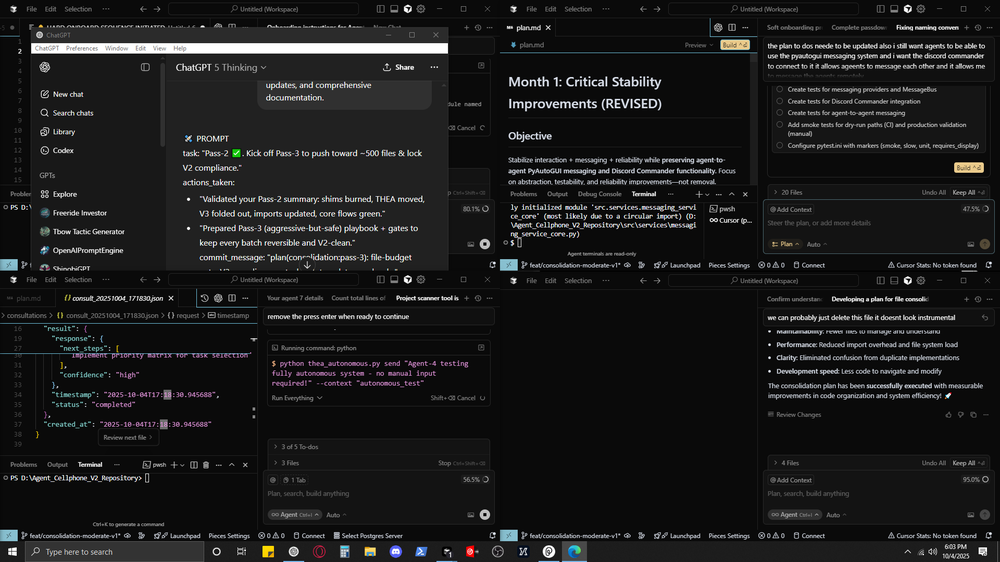
#> input picture src/services/thea/thea_responses/thea_response_2025-10-04_18-03-32.png, 1000 x 562 px, shrunk from 1920 x 1080 before the run
$ python -i ui_detector.py   (imports and definitions only)
#> lines starting #> are read from the running program, lines starting #| are printed output that depends on the picture; after the words box and inside, x2 and y2 are one past the last pixel; in counts of white or black regions, pixels touching at a corner belong together
"""
<!-- SSOT Domain: vision -->

UI Element Detector
==================

Detects UI elements like buttons, text fields, icons, and containers using
computer vision and contour analysis.

V2 Compliance: ≤200 lines, single responsibility, comprehensive error handling.

Author: Agent-7 - Repository Cloning Specialist (extracted from vision/analysis.py)
License: MIT
"""

import logging

import numpy as np

try:
    import cv2

    OPENCV_AVAILABLE = True
except ImportError:
    OPENCV_AVAILABLE = False
    logging.warning("OpenCV not available - UI detection disabled")


class UIDetector:
    """
    Detects and classifies UI elements in images.

    Capabilities:
    - Button detection
    - Text field detection
    - Icon detection
    - Container detection
    - Shape-based classification
    """

    def __init__(self, config: dict = None):
        """
        Initialize UI detector.

        Args:
            config: Configuration dictionary with detection settings
        """
        self.config = config or {}
        self.logger = logging.getLogger(__name__)

        # Detection settings
        self.min_element_area = self.config.get("min_element_area", 100)
        self.contour_approximation = self.config.get("contour_approximation", 0.02)

        # Edge detection thresholds
        self.low_threshold = self.config.get("low_threshold", 50)
        self.high_threshold = self.config.get("high_threshold", 150)

        if not OPENCV_AVAILABLE:
            self.logger.warning("UI detection disabled - OpenCV not available")

    def detect_ui_elements(self, image: np.ndarray) -> list[dict]:
        """
        Detect UI elements in an image.

        Args:
            image: Input image array (RGB or grayscale)

        Returns:
            List of dictionaries with detected UI elements:
            - type: Element type (button, text_field, icon, etc.)
            - position: (x, y) top-left corner
            - size: (width, height)
            - area: Contour area
            - confidence: Detection confidence (0.0 to 1.0)
        """
        if not OPENCV_AVAILABLE:
            self.logger.warning("UI detection disabled - OpenCV not available")
            return []

        try:
            ui_elements = []

            # Convert to grayscale
            gray = self._convert_to_grayscale(image)

            # Detect edges
            edges = cv2.Canny(gray, self.low_threshold, self.high_threshold)
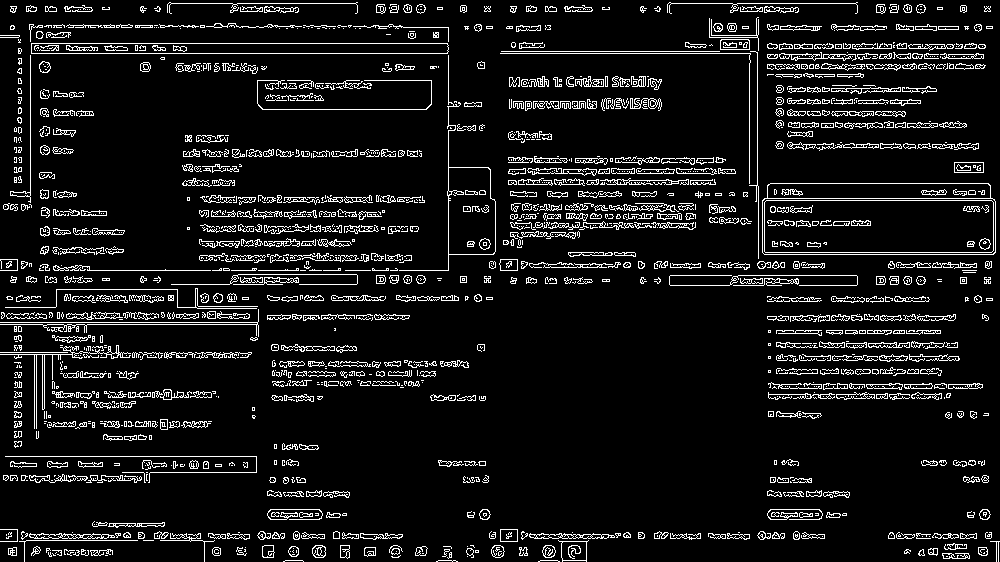
#> edges: shape (562, 1000); 8.7% white in thin lines or dots

            # Find contours
            contours, _ = cv2.findContours(edges, cv2.RETR_EXTERNAL, cv2.CHAIN_APPROX_SIMPLE)
#> contours = 1414 contours, 1009 with area under 20; largest, box (x1, y1, x2, y2) and area: (762, 183, 996, 255) 16379, (31, 43, 449, 54) 4165, (399, 55, 496, 271) 3943, (558, 540, 589, 562) 473, (529, 533, 615, 539) 294

            # Process each contour
            for contour in contours:
                element = self._process_contour(contour)
                if element:
                    ui_elements.append(element)
#> this loop made 1414 passes
#> area in _process_contour on passes 7, 16, 20: 65.5, 23.5, 42.5
#> after the loop, ui_elements = 45 items

            self.logger.info(f"Detected {len(ui_elements)} UI elements")
            return ui_elements

        except Exception as e:
            self.logger.error(f"UI detection failed: {e}")
            return []

    def _convert_to_grayscale(self, image: np.ndarray) -> np.ndarray:
        """Convert image to grayscale if needed."""
        if len(image.shape) == 3:
            return cv2.cvtColor(image, cv2.COLOR_RGB2GRAY)
        return image.copy()

    def _process_contour(self, contour: np.ndarray) -> dict:
        """
        Process a single contour and extract UI element information.

        Args:
            contour: OpenCV contour

        Returns:
            Dictionary with element info, or None if filtered out
        """
        # Calculate area
        area = cv2.contourArea(contour)

        # Filter by minimum area
        if area < self.min_element_area:
            return None

        # Approximate contour to polygon
        epsilon = self.contour_approximation * cv2.arcLength(contour, True)
        approx = cv2.approxPolyDP(contour, epsilon, True)

        # Get bounding rectangle
        x, y, w, h = cv2.boundingRect(contour)

        # Classify element type
        element_type = self._classify_element(approx, area, w, h)

        return {
            "type": element_type,
            "position": (x, y),
            "size": (w, h),
            "area": area,
            "corners": len(approx),
            "bbox": (x, y, x + w, y + h),
            "contour_points": approx.tolist(),
            "confidence": min(1.0, area / 1000.0),  # Simple area-based confidence
        }

    def _classify_element(self, approx: np.ndarray, area: float, width: int, height: int) -> str:
        """
        Classify UI element type based on shape characteristics.

        Args:
            approx: Approximated contour polygon
            area: Contour area
            width: Bounding box width
            height: Bounding box height

        Returns:
            Element type string (button, text_field, icon, container, element)
        """
        corners = len(approx)
        aspect_ratio = width / height if height > 0 else 1.0

        # Rectangle-based classification
        if corners == 4:
            if 0.8 <= aspect_ratio <= 1.2:  # Square-ish
                return "button" if area > 500 else "icon"
            else:  # Rectangular
                return "text_field" if height > 30 else "button"

        # Complex shapes
        elif corners > 4:
            return "container"

        # Simple shapes
        else:
            return "element"

    def get_detector_info(self) -> dict:
        """
        Get detector configuration and capabilities.

        Returns:
            Dictionary with detector information
        """
        return {
            "opencv_available": OPENCV_AVAILABLE,
            "min_element_area": self.min_element_area,
            "contour_approximation": self.contour_approximation,
            "edge_thresholds": {"low": self.low_threshold, "high": self.high_threshold},
        }

>>> import cv2
>>> picture = cv2.cvtColor(cv2.imread('../../services/thea/thea_responses/thea_response_2025-10-04_18-03-32.png'), cv2.COLOR_BGR2RGB)
>>> result = UIDetector().detect_ui_elements(picture)
#> result = 45 items

$ run again, on src/services/thea/thea_responses/thea_response_2025-10-04_18-11-35.png
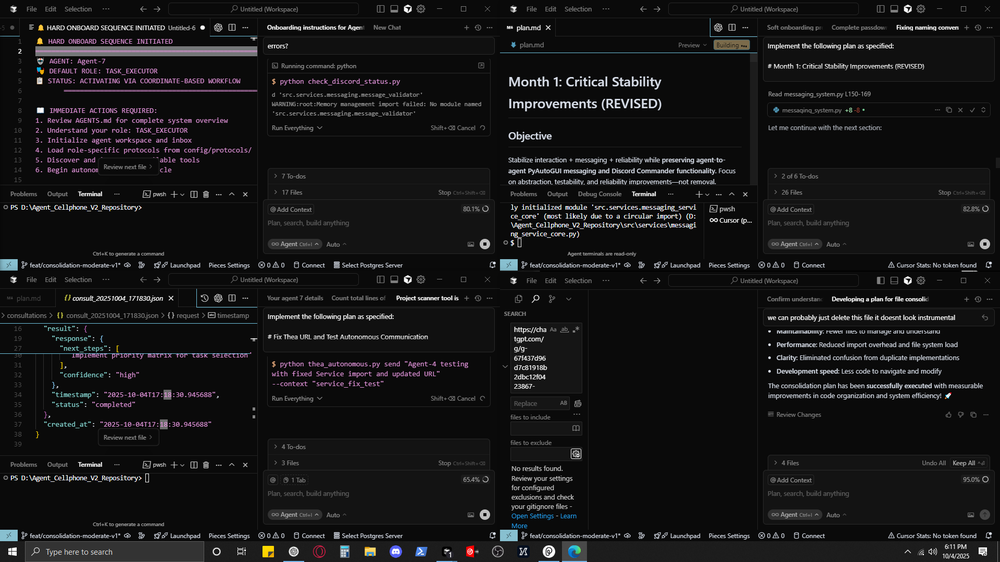
#> input picture src/services/thea/thea_responses/thea_response_2025-10-04_18-11-35.png, 1000 x 562 px, shrunk from 1920 x 1080 before the run
#> in detect_ui_elements, `edges = cv2.Canny(gray, self.low_threshold, self.high_threshold)`:
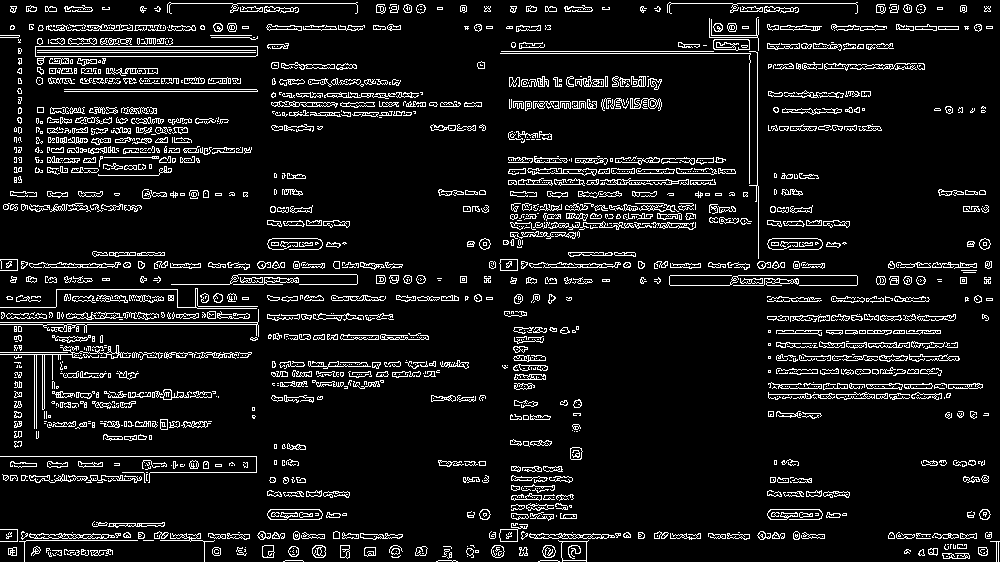
#> edges: shape (562, 1000); 8.7% white in thin lines or dots
#> contours = 1446 contours, 984 with area under 20; largest, box (x1, y1, x2, y2) and area: (35, 46, 258, 65) 2253, (558, 540, 589, 562) 473, (713, 39, 750, 51) 360, (529, 533, 615, 539) 294, (29, 533, 115, 539) 294
#> the loop in detect_ui_elements, `for contour in contours:` made 1446 passes
#> area in _process_contour on passes 7, 16, 20: 65.5, 23.5, 42.5
#> after the loop in detect_ui_elements, `for contour in contours:`: ui_elements = 45 items
